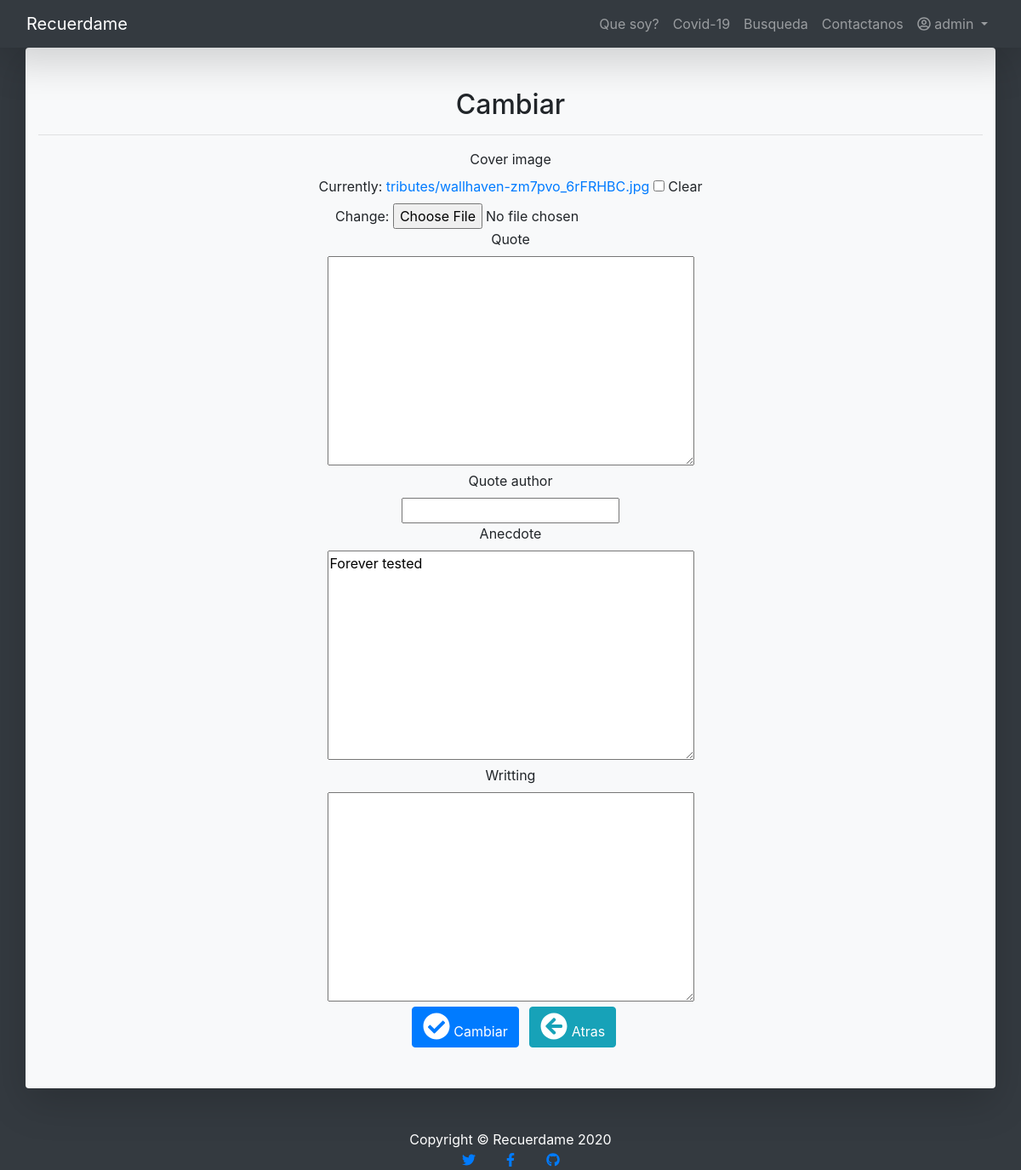
/tributes/33/update (signed in), run on an earlier commit of the app's database.
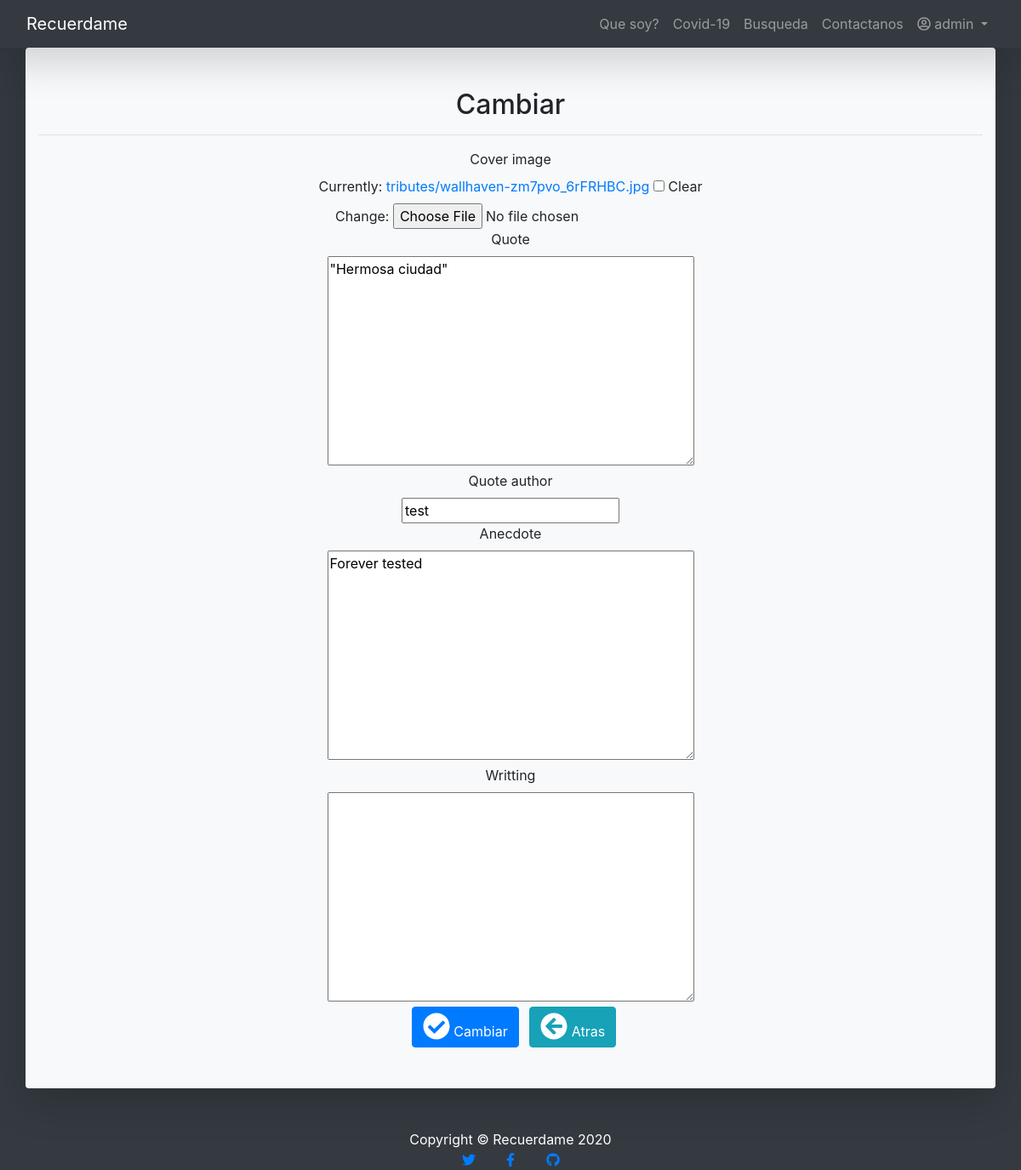
And on a later commit of the database.
### tributes/models.py (models this page shows, shortened)
class Tribute(models.Model):
    memorial = models.ForeignKey(Memorial, on_delete=models.CASCADE, related_name='tributes')
    user = models.ForeignKey(get_user_model(), on_delete=models.CASCADE, related_name='tribute_user')
    quote = models.TextField(max_length=1000, null=True, blank=True)
    quote_author = models.CharField(max_length=100, null=True, blank=True)
    anecdote = models.TextField(max_length=1000, null=True, blank=True)
    writting = models.TextField(max_length=1000, null=True, blank=True)
    cover_image = models.ImageField(null=True, blank=True, upload_to='tributes/')
    creation_time = models.DateTimeField(auto_now_add=True, blank=True)
    likes_count = models.IntegerField(null=True, blank=False)
    comments_count = models.IntegerField(null=True, blank=False)

### tributes/views.py (the view, shortened to what this page needs)
# urls.py: path('<int:pk>/update', TributeUpdateView.as_view(), name='tribute_update'),
class TributeUpdateView(LoginRequiredMixin, UserPassesTestMixin, UpdateView):
    model = Tribute
    template_name = 'tribute_update.html'
    fields = FIELDS
    login_url = 'login'
    def test_func(self):
        obj = self.get_object()
        return obj.user == self.request.user

### templates/tribute_update.html (shortened to what this page needs)
{% extends 'app_base.html' %}
{% load crispy_forms_tags %}
{% block content %}
<div class=" py-5 article-entry container text-center mb-5 column position-relative bg-light rounded shadow-lg" >
		<h2>Cambiar {{object.get_full_name }}</h2>
		<hr/>
		<form enctype="multipart/form-data" method="POST">
				{{ form|crispy }}
				<button class="btn btn-primary ml-2" type="submit">
						<i class="fas fa-check-circle fa-2x"></i>
						Cambiar
				</button>
				<a class="btn btn-info ml-2 text-white"
					 href="{% url 'memorial_detail' tribute.memorial.pk %}"
					 type="button">
						<i class="fas fa-arrow-circle-left fa-2x"></i>
						Atras
				</a>
		</form>
</div>
{% endblock content %}

What changed in the data, as far as the page shows it:
changed Tribute "Forever tested": quote (not shown) → "\"Hermosa ciudad\""; quote_author (not shown) → "test"
